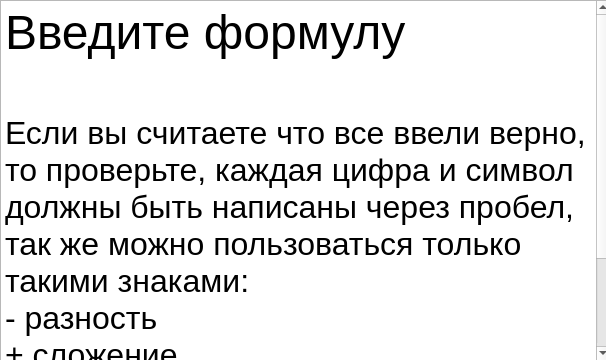
<?xml version="1.0" encoding="UTF-8"?>
<ui version="4.0">
 <class>Form</class>
 <widget class="QWidget" name="Form">
  <property name="geometry">
   <rect>
    <x>0</x>
    <y>0</y>
    <width>606</width>
    <height>360</height>
   </rect>
  </property>
  <property name="windowTitle">
   <string>Form</string>
  </property>
  <widget class="QTextBrowser" name="textBrowser">
   <property name="geometry">
    <rect>
     <x>0</x>
     <y>0</y>
     <width>611</width>
     <height>361</height>
    </rect>
   </property>
   <property name="html">
    <string>&lt;!DOCTYPE HTML PUBLIC &quot;-//W3C//DTD HTML 4.0//EN&quot; &quot;http://www.w3.org/TR/REC-html40/strict.dtd&quot;&gt;
&lt;html&gt;&lt;head&gt;&lt;meta name=&quot;qrichtext&quot; content=&quot;1&quot; /&gt;&lt;style type=&quot;text/css&quot;&gt;
p, li { white-space: pre-wrap; }
&lt;/style&gt;&lt;/head&gt;&lt;body style=&quot; font-family:'.AppleSystemUIFont'; font-size:13pt; font-weight:400; font-style:normal;&quot;&gt;
&lt;p style=&quot; margin-top:0px; margin-bottom:0px; margin-left:0px; margin-right:0px; -qt-block-indent:0; text-indent:0px;&quot;&gt;&lt;span style=&quot; font-size:36pt;&quot;&gt;Введите формулу&lt;/span&gt;&lt;/p&gt;
&lt;p style=&quot;-qt-paragraph-type:empty; margin-top:0px; margin-bottom:0px; margin-left:0px; margin-right:0px; -qt-block-indent:0; text-indent:0px; font-size:36pt;&quot;&gt;&lt;br /&gt;&lt;/p&gt;
&lt;p style=&quot; margin-top:0px; margin-bottom:0px; margin-left:0px; margin-right:0px; -qt-block-indent:0; text-indent:0px;&quot;&gt;&lt;span style=&quot; font-size:24pt;&quot;&gt;Если вы считаете что все ввели верно, то проверьте, каждая цифра и символ должны быть написаны через пробел, так же можно пользоваться только такими знаками: &lt;/span&gt;&lt;/p&gt;
&lt;p style=&quot; margin-top:0px; margin-bottom:0px; margin-left:0px; margin-right:0px; -qt-block-indent:0; text-indent:0px;&quot;&gt;&lt;span style=&quot; font-size:24pt;&quot;&gt;- разность&lt;/span&gt;&lt;/p&gt;
&lt;p style=&quot; margin-top:0px; margin-bottom:0px; margin-left:0px; margin-right:0px; -qt-block-indent:0; text-indent:0px;&quot;&gt;&lt;span style=&quot; font-size:24pt;&quot;&gt;+ сложение&lt;/span&gt;&lt;/p&gt;
&lt;p style=&quot; margin-top:0px; margin-bottom:0px; margin-left:0px; margin-right:0px; -qt-block-indent:0; text-indent:0px;&quot;&gt;&lt;span style=&quot; font-size:24pt;&quot;&gt;/ деление&lt;/span&gt;&lt;/p&gt;
&lt;p style=&quot; margin-top:0px; margin-bottom:0px; margin-left:0px; margin-right:0px; -qt-block-indent:0; text-indent:0px;&quot;&gt;&lt;span style=&quot; font-size:24pt;&quot;&gt;* умножение&lt;/span&gt;&lt;/p&gt;
&lt;p style=&quot; margin-top:0px; margin-bottom:0px; margin-left:0px; margin-right:0px; -qt-block-indent:0; text-indent:0px;&quot;&gt;&lt;span style=&quot; font-size:24pt;&quot;&gt;ПРИМЕР: 1 - 2 / m + 6&lt;/span&gt;&lt;/p&gt;&lt;/body&gt;&lt;/html&gt;</string>
   </property>
  </widget>
 </widget>
 <resources/>
 <connections/>
</ui>
